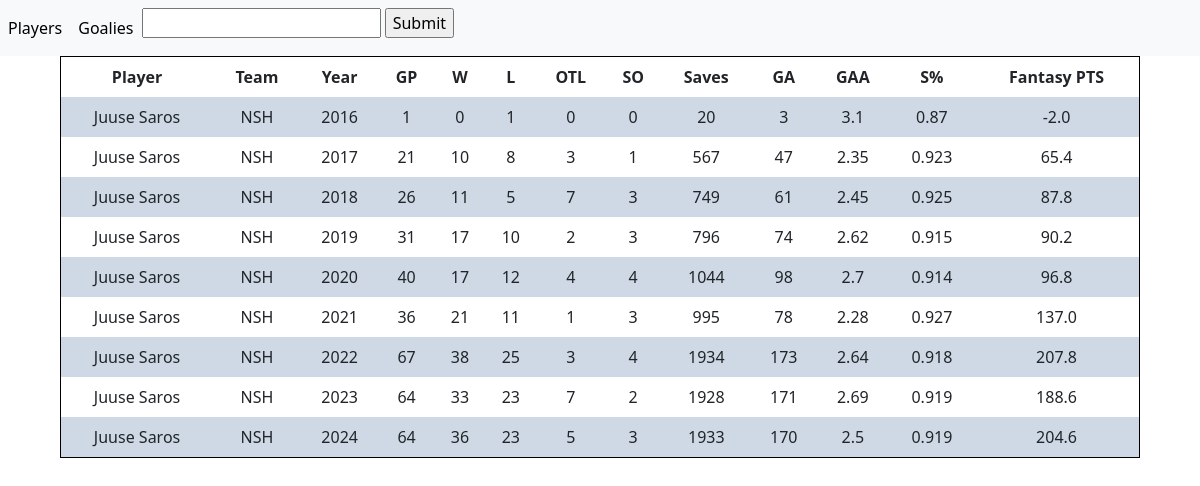
/goalie/8477424/, run on the app's committed database.
### fantasy/models.py (models this page shows, shortened)
class GoalieStats(models.Model):
    player = models.ForeignKey(Player, on_delete=models.CASCADE)
    season = models.ForeignKey(Season, on_delete=models.CASCADE)
    team = models.ForeignKey(Team, on_delete=models.CASCADE, null=True)
    games = models.IntegerField(default = 0)
    wins = models.IntegerField(default = 0)
    losses = models.IntegerField(default = 0)
    ot = models.IntegerField(default = 0)
    shutouts = models.IntegerField(default = 0)
    saves = models.IntegerField(default = 0)
    powerPlaySaves = models.IntegerField(default = 0)
    shortHandSaves = models.IntegerField(default = 0)
    evenSaves = models.IntegerField(default = 0)
    powerPlayShots = models.IntegerField(default = 0)
    shortHandShots = models.IntegerField(default = 0)
    evenShots = models.IntegerField(default = 0)
    savePercentage = models.FloatField(default = 0)
    goalAgainstAverage = models.FloatField(default = 0)
    ppSavePercentage = models.FloatField(default = 0)
    shSavePercentage = models.FloatField(default = 0)
    evenSavePercentage = models.FloatField(default = 0)
    shotsAgainst = models.IntegerField(default = 0)
    goalsAgainst = models.IntegerField(default = 0)
    toi = models.CharField(max_length = 12, default = "N/A")
    fantasyPoints = models.FloatField(default = 0)

class Player(models.Model):
    name = models.CharField(max_length = 50, default = "")
    team = models.ForeignKey(Team, on_delete=models.CASCADE)
    number = models.IntegerField(default = -1)
    age = models.IntegerField(default = -1)
    height = models.CharField(max_length = 3, default = "X") #In foot, inches
    weight = models.IntegerField(default = -1) #in pounds
    id_num = models.IntegerField(default = -1) #Id num for NHL api
    country = models.CharField(max_length = 20, default = "N/A")
    position = models.CharField(max_length = 20, default = "N/A")
    pos_code = models.CharField(max_length = 3, default = "X")

class Team(models.Model):
    name = models.CharField(max_length = 50, default = "")
    division = models.CharField(max_length = 50, default = "")
    conference = models.CharField(max_length = 50, default = "")
    acronym = models.CharField(max_length = 3, default = "") #3 letter abreviation
    id_num = models.IntegerField(default = -1) #Id number for NHL api

class Season(models.Model):
    year = models.IntegerField()
    current_season = models.BooleanField(default = False) #marks which season is the current season

### fantasy/views.py (the view)
# urls.py: path("goalie/<int:id_num>/", views.goalie_details, name="goalie_details"),
def goalie_details(request, id_num):
    person = Player.objects.filter(id_num=id_num)[0]
    details = GoalieStats.objects.filter(player=person)
    players = Player.objects.all()
    context = {
        "players": players,
        "player_list": details
        }
    template = loader.get_template("goalies_details.html")
    return HttpResponse(template.render(context, request))

### templates/goalies_details.html (shortened to what this page needs)
{% load static %}
<!DOCTYPE html>
<html>
<link rel="stylesheet" type="text/css" href="{% static '\css\table_style.css' %}">
<head>
  <link href="https://cdn.jsdelivr.net/npm/bootstrap@5.3.0/dist/css/bootstrap.min.css" rel="stylesheet">
</head>
<body>
{% include 'navbar.html' %}
<div id="Players" class="tabcontent">
    <table id="player_table" class="base-table">
        <tr>
            <th>Player</th>
            <th>Team</th>
            <th>Year</th>
            <th>GP</th>
            <th>W</th>
            <th>L</th>
            <th>OTL</th>
            <th>SO</th>
            <th>Saves</th>
            <th>GA</th>
            <th>GAA</th>
            <th>S%</th>
            <th>Fantasy PTS</th>
        </tr>
        {% for stat in player_list %}
            <tr onmouseenter="highlightRow(this)" onmouseleave="unhighlightRow(this)">
                <td>{{stat.player.name}}</td>
                <td>{{stat.team.acronym}}</td>
                <td>{{stat.season.year}}</td>
                <td>{{stat.games}}</td>
                <td>{{stat.wins}}</td>
                <td>{{stat.losses}}</td>
                <td>{{stat.ot}}</td>
                <td>{{stat.shutouts}}</td>
                <td>{{stat.saves}}</td>
                <td>{{stat.goalsAgainst}}</td>
                <td>{{stat.goalAgainstAverage}}</td>
                <td>{{stat.savePercentage}}</td>
                <td>{{stat.fantasyPoints}}</td>
            </tr>
        {% endfor %}
    </table>
</div>
</body>
</html>

### static/css/table_style.css (style rules this page uses)
table, th, td { border: 1px solid black; border-top: none; border-bottom: none; padding: 8px; border-collapse: collapse; text-align: center; }
tr:nth-child(even) { background-color: #FCF5E5; }
tr:nth-child(odd) { background-color: #FFFFFF; }
.base-table { width: 90%; margin: 0 auto; border: 1px solid black; border-collapse: collapse; text-align: center; }
tr:nth-child(even):not(.highlighted-row) { background-color: #CED9E5; }
tr:nth-child(odd):not(.highlighted-row) { background-color: #FFFFFF; }

### data on the page
GoalieStats: player.name "Juuse Saros", team.acronym "NSH", season.year "2016", games "1", wins "0", losses "1", ot "0", shutouts "0", saves "20", goalsAgainst "3", goalAgainstAverage "3.1", savePercentage "0.87", fantasyPoints "-2.0"
GoalieStats: player.name "Juuse Saros", team.acronym "NSH", season.year "2017", games "21", wins "10", losses "8", ot "3", shutouts "1", saves "567", goalsAgainst "47", goalAgainstAverage "2.35", savePercentage "0.923", fantasyPoints "65.4"
GoalieStats: player.name "Juuse Saros", team.acronym "NSH", season.year "2018", games "26", wins "11", losses "5", ot "7", shutouts "3", saves "749", goalsAgainst "61", goalAgainstAverage "2.45", savePercentage "0.925", fantasyPoints "87.8"
GoalieStats: player.name "Juuse Saros", team.acronym "NSH", season.year "2019", games "31", wins "17", losses "10", ot "2", shutouts "3", saves "796", goalsAgainst "74", goalAgainstAverage "2.62", savePercentage "0.915", fantasyPoints "90.2"
GoalieStats: player.name "Juuse Saros", team.acronym "NSH", season.year "2020", games "40", wins "17", losses "12", ot "4", shutouts "4", saves "1044", goalsAgainst "98", goalAgainstAverage "2.7", savePercentage "0.914", fantasyPoints "96.8"
GoalieStats: player.name "Juuse Saros", team.acronym "NSH", season.year "2021", games "36", wins "21", losses "11", ot "1", shutouts "3", saves "995", goalsAgainst "78", goalAgainstAverage "2.28", savePercentage "0.927", fantasyPoints "137.0"
GoalieStats: player.name "Juuse Saros", team.acronym "NSH", season.year "2022", games "67", wins "38", losses "25", ot "3", shutouts "4", saves "1934", goalsAgainst "173", goalAgainstAverage "2.64", savePercentage "0.918", fantasyPoints "207.8"
GoalieStats: player.name "Juuse Saros", team.acronym "NSH", season.year "2023", games "64", wins "33", losses "23", ot "7", shutouts "2", saves "1928", goalsAgainst "171", goalAgainstAverage "2.69", savePercentage "0.919", fantasyPoints "188.6"
GoalieStats: player.name "Juuse Saros", team.acronym "NSH", season.year "2024", games "64", wins "36", losses "23", ot "5", shutouts "3", saves "1933", goalsAgainst "170", goalAgainstAverage "2.5", savePercentage "0.919", fantasyPoints "204.6"
